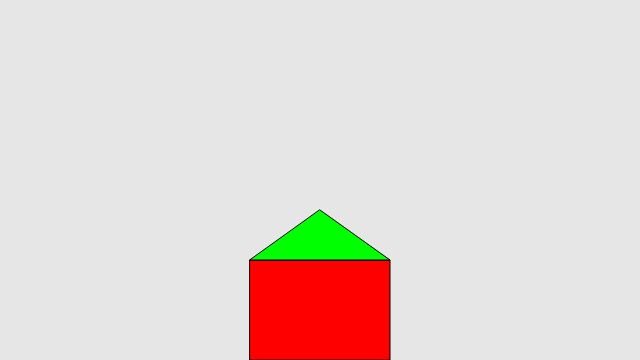
Frame 1 (no input)
Frame 60 (no input): identical to frame 1, image omitted
Frame 120 (the mouse pressed at the canvas centre since frame 60): identical to frame 1, image omitted

The p5.js sketch that drew this single still picture (run headless with seeded random() and noise() and a simulated clock; from frame 60 on, the mouse is pressed at the canvas centre):

// p5.js sketch
// ── sketch.js
// House — built from scratch, one stage at a time, in this same file.
// See README.md in this folder for the current stage's task, then commit
// before moving on to the next stage.

function setup() {
    createCanvas(640, 360);

    background(230);

    fill(255, 0, 0);
    rect(250, 260, 140, 100);

    fill(0, 255, 0);
    triangle(250, 260, 390, 260, 320, 210);
}

function draw() {
}
